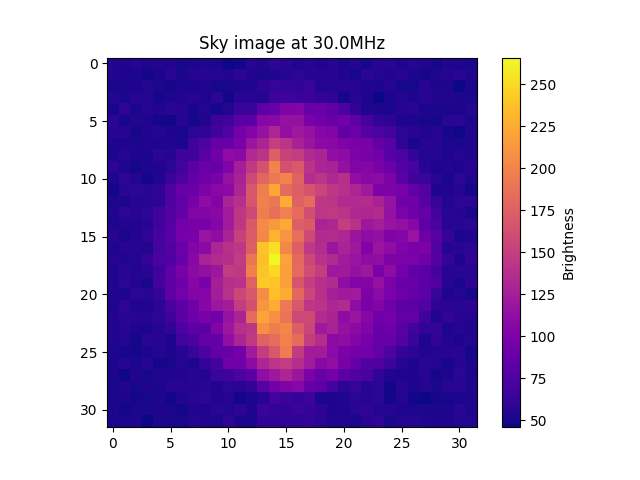

Python code for this plot:
import matplotlib.pyplot as plt
import numpy as np
from tqdm import tqdm

import fringe as fr

ARRAY_FILE = "example_array.json"
SOURCES_FILE = "example_sky_model.csv"

RUNTIME = "gpu"
FREQUENCY_RESOLUTION = 4
RNG_SEED = 42
N_INTEGRATIONS = 100
IMAGE_FREQ = 30e6


array = fr.load_array(ARRAY_FILE)
sources = fr.load_sources(SOURCES_FILE)

print("=== ARRAY MODEL ===")
print(array)
print("\n=== SKY MODEL ===")
print("Sources([")
for i in range(3):
    print(f"    {sources[i]}")
print("    ...\n]")

sample_window_size = array.sample_window_size()
sample_frequency = array.sample_frequency()

sim = fr.Simulation(RUNTIME, array, FREQUENCY_RESOLUTION, RNG_SEED)
sim.set_sources(sources)


def sim_result_to_fftt_image(result):
    spectra = np.fft.fft(
        result, axis=1, norm="ortho"
    )  # experiment with window functions
    bin = round(IMAGE_FREQ * sample_window_size / sample_frequency)
    e_field = spectra[:, bin]
    image = np.fft.fftshift(np.fft.ifft2(e_field.reshape((32, 32))))
    return np.abs(image)


def run():
    images = []
    sim.start()
    for _ in tqdm(range(N_INTEGRATIONS - 1)):
        result = sim.finish()
        sim.start()
        images.append(sim_result_to_fftt_image(result))
    result = sim.finish()
    images.append(sim_result_to_fftt_image(result))

    image = np.zeros_like(images[0])
    for img in images:
        image += img / N_INTEGRATIONS

    plt.imshow(image, cmap="plasma")
    plt.colorbar(label="Brightness")
    plt.title(f"Sky image at {IMAGE_FREQ / 1e6}MHz")
    plt.show()


if __name__ == "__main__":
    run()
